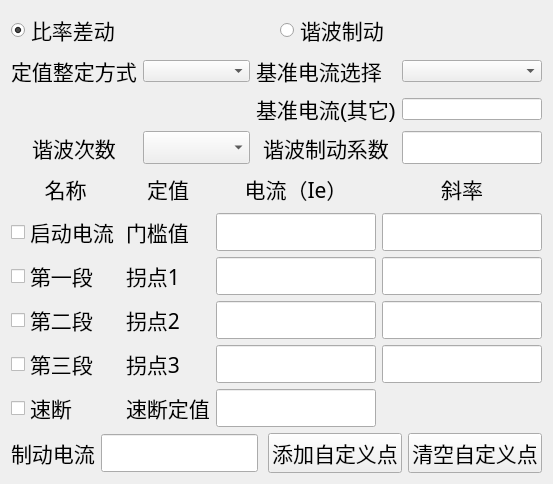
<?xml version="1.0" encoding="UTF-8"?>
<ui version="4.0">
 <class>QCharEditWidget_Diff</class>
 <widget class="QWidget" name="QCharEditWidget_Diff">
  <property name="geometry">
   <rect>
    <x>0</x>
    <y>0</y>
    <width>553</width>
    <height>484</height>
   </rect>
  </property>
  <property name="windowTitle">
   <string>QCharEditWidget_Diff</string>
  </property>
  <layout class="QVBoxLayout" name="verticalLayout">
   <item>
    <layout class="QHBoxLayout" name="horizontalLayout">
     <item>
      <widget class="QRadioButton" name="m_radioNormal">
       <property name="font">
        <font>
         <pointsize>16</pointsize>
        </font>
       </property>
       <property name="text">
        <string>比率差动</string>
       </property>
       <property name="checked">
        <bool>true</bool>
       </property>
      </widget>
     </item>
     <item>
      <widget class="QRadioButton" name="m_radioHarm">
       <property name="font">
        <font>
         <pointsize>16</pointsize>
        </font>
       </property>
       <property name="text">
        <string>谐波制动</string>
       </property>
      </widget>
     </item>
    </layout>
   </item>
   <item>
    <layout class="QGridLayout" name="gridLayout">
     <item row="0" column="1">
      <widget class="QDataTypeComboBox" name="m_cbSettingMinAxis"/>
     </item>
     <item row="0" column="0">
      <widget class="QLabel" name="m_lbSettingMinAxis">
       <property name="font">
        <font>
         <pointsize>16</pointsize>
        </font>
       </property>
       <property name="text">
        <string>定值整定方式</string>
       </property>
      </widget>
     </item>
     <item row="0" column="2">
      <widget class="QLabel" name="m_lbInSel">
       <property name="font">
        <font>
         <pointsize>16</pointsize>
        </font>
       </property>
       <property name="text">
        <string>基准电流选择</string>
       </property>
      </widget>
     </item>
     <item row="0" column="3">
      <widget class="QDataTypeComboBox" name="m_cbInSel"/>
     </item>
     <item row="1" column="2">
      <widget class="QLabel" name="m_lbInSet">
       <property name="font">
        <font>
         <pointsize>16</pointsize>
        </font>
       </property>
       <property name="text">
        <string>基准电流(其它)</string>
       </property>
      </widget>
     </item>
     <item row="1" column="3">
      <widget class="QSttLineEdit" name="m_editInSet"/>
     </item>
     <item row="2" column="1">
      <widget class="QDataTypeComboBox" name="m_cbHarmIndex">
       <property name="font">
        <font>
         <pointsize>16</pointsize>
        </font>
       </property>
      </widget>
     </item>
     <item row="2" column="0">
      <widget class="QLabel" name="m_lbHarmIndex">
       <property name="font">
        <font>
         <pointsize>16</pointsize>
        </font>
       </property>
       <property name="text">
        <string>谐波次数</string>
       </property>
       <property name="alignment">
        <set>Qt::AlignCenter</set>
       </property>
      </widget>
     </item>
     <item row="2" column="2">
      <widget class="QLabel" name="m_lbHarmCoef">
       <property name="font">
        <font>
         <pointsize>16</pointsize>
        </font>
       </property>
       <property name="text">
        <string>谐波制动系数</string>
       </property>
       <property name="alignment">
        <set>Qt::AlignCenter</set>
       </property>
      </widget>
     </item>
     <item row="2" column="3">
      <widget class="QSttLineEdit" name="m_editHarmCoef">
       <property name="font">
        <font>
         <pointsize>16</pointsize>
        </font>
       </property>
      </widget>
     </item>
    </layout>
   </item>
   <item>
    <layout class="QVBoxLayout" name="m_layoutVert">
     <item>
      <layout class="QGridLayout" name="m_layGridParas">
       <item row="1" column="2">
        <widget class="QSttLineEdit" name="m_edtSet_Istart">
         <property name="font">
          <font>
           <family>Agency FB</family>
           <pointsize>16</pointsize>
          </font>
         </property>
        </widget>
       </item>
       <item row="1" column="3">
        <widget class="QSttLineEdit" name="m_edtSet_Kstart">
         <property name="font">
          <font>
           <family>Agency FB</family>
           <pointsize>16</pointsize>
          </font>
         </property>
        </widget>
       </item>
       <item row="1" column="1">
        <widget class="QLabel" name="m_lblTitleStart">
         <property name="font">
          <font>
           <family>Agency FB</family>
           <pointsize>16</pointsize>
          </font>
         </property>
         <property name="text">
          <string>门槛值</string>
         </property>
        </widget>
       </item>
       <item row="0" column="2">
        <widget class="QLabel" name="m_lblTitleCurr">
         <property name="font">
          <font>
           <family>Agency FB</family>
           <pointsize>16</pointsize>
          </font>
         </property>
         <property name="text">
          <string>电流（Ie）</string>
         </property>
         <property name="alignment">
          <set>Qt::AlignCenter</set>
         </property>
        </widget>
       </item>
       <item row="0" column="3">
        <widget class="QLabel" name="m_lblTitleK">
         <property name="font">
          <font>
           <family>Agency FB</family>
           <pointsize>16</pointsize>
          </font>
         </property>
         <property name="layoutDirection">
          <enum>Qt::LeftToRight</enum>
         </property>
         <property name="text">
          <string>斜率</string>
         </property>
         <property name="alignment">
          <set>Qt::AlignCenter</set>
         </property>
        </widget>
       </item>
       <item row="2" column="0">
        <widget class="QSttCheckBox" name="m_chkLine1">
         <property name="font">
          <font>
           <family>Agency FB</family>
           <pointsize>16</pointsize>
          </font>
         </property>
         <property name="text">
          <string>第一段</string>
         </property>
        </widget>
       </item>
       <item row="2" column="2">
        <widget class="QSttLineEdit" name="m_edtSet_Ip1">
         <property name="font">
          <font>
           <family>Agency FB</family>
           <pointsize>16</pointsize>
          </font>
         </property>
        </widget>
       </item>
       <item row="2" column="1">
        <widget class="QLabel" name="m_lblTitleLine1">
         <property name="font">
          <font>
           <family>Agency FB</family>
           <pointsize>16</pointsize>
          </font>
         </property>
         <property name="text">
          <string>拐点1</string>
         </property>
        </widget>
       </item>
       <item row="2" column="3">
        <widget class="QSttLineEdit" name="m_edtSet_K1">
         <property name="font">
          <font>
           <family>Agency FB</family>
           <pointsize>16</pointsize>
          </font>
         </property>
        </widget>
       </item>
       <item row="1" column="0">
        <widget class="QSttCheckBox" name="m_chkStart">
         <property name="font">
          <font>
           <family>Agency FB</family>
           <pointsize>16</pointsize>
          </font>
         </property>
         <property name="text">
          <string>启动电流</string>
         </property>
        </widget>
       </item>
       <item row="4" column="0">
        <widget class="QSttCheckBox" name="m_chkLine3">
         <property name="font">
          <font>
           <family>Agency FB</family>
           <pointsize>16</pointsize>
          </font>
         </property>
         <property name="text">
          <string>第三段</string>
         </property>
        </widget>
       </item>
       <item row="3" column="0">
        <widget class="QSttCheckBox" name="m_chkLine2">
         <property name="font">
          <font>
           <family>Agency FB</family>
           <pointsize>16</pointsize>
          </font>
         </property>
         <property name="text">
          <string>第二段</string>
         </property>
        </widget>
       </item>
       <item row="5" column="0">
        <widget class="QSttCheckBox" name="m_chkLineSd">
         <property name="font">
          <font>
           <family>Agency FB</family>
           <pointsize>16</pointsize>
          </font>
         </property>
         <property name="text">
          <string>速断</string>
         </property>
        </widget>
       </item>
       <item row="3" column="1">
        <widget class="QLabel" name="m_lblTitleLine2">
         <property name="font">
          <font>
           <family>Agency FB</family>
           <pointsize>16</pointsize>
          </font>
         </property>
         <property name="text">
          <string>拐点2</string>
         </property>
        </widget>
       </item>
       <item row="4" column="1">
        <widget class="QLabel" name="m_lblTitleLine3">
         <property name="font">
          <font>
           <family>Agency FB</family>
           <pointsize>16</pointsize>
          </font>
         </property>
         <property name="text">
          <string>拐点3</string>
         </property>
        </widget>
       </item>
       <item row="5" column="1">
        <widget class="QLabel" name="m_lblTitleLineSd">
         <property name="font">
          <font>
           <family>Agency FB</family>
           <pointsize>16</pointsize>
          </font>
         </property>
         <property name="text">
          <string>速断定值</string>
         </property>
        </widget>
       </item>
       <item row="3" column="2">
        <widget class="QSttLineEdit" name="m_edtSet_Ip2">
         <property name="font">
          <font>
           <family>Agency FB</family>
           <pointsize>16</pointsize>
          </font>
         </property>
        </widget>
       </item>
       <item row="4" column="2">
        <widget class="QSttLineEdit" name="m_edtSet_Ip3">
         <property name="font">
          <font>
           <family>Agency FB</family>
           <pointsize>16</pointsize>
          </font>
         </property>
        </widget>
       </item>
       <item row="5" column="2">
        <widget class="QSttLineEdit" name="m_edtSet_Isd">
         <property name="font">
          <font>
           <family>Agency FB</family>
           <pointsize>16</pointsize>
          </font>
         </property>
        </widget>
       </item>
       <item row="3" column="3">
        <widget class="QSttLineEdit" name="m_edtSet_K2">
         <property name="font">
          <font>
           <family>Agency FB</family>
           <pointsize>16</pointsize>
          </font>
         </property>
        </widget>
       </item>
       <item row="4" column="3">
        <widget class="QSttLineEdit" name="m_edtSet_K3">
         <property name="font">
          <font>
           <family>Agency FB</family>
           <pointsize>16</pointsize>
          </font>
         </property>
        </widget>
       </item>
       <item row="0" column="0">
        <widget class="QLabel" name="m_lbName">
         <property name="font">
          <font>
           <pointsize>16</pointsize>
          </font>
         </property>
         <property name="text">
          <string>名称</string>
         </property>
         <property name="alignment">
          <set>Qt::AlignCenter</set>
         </property>
        </widget>
       </item>
       <item row="0" column="1">
        <widget class="QLabel" name="m_lbSetting">
         <property name="font">
          <font>
           <pointsize>16</pointsize>
          </font>
         </property>
         <property name="text">
          <string>定值</string>
         </property>
         <property name="alignment">
          <set>Qt::AlignCenter</set>
         </property>
        </widget>
       </item>
      </layout>
     </item>
     <item>
      <layout class="QHBoxLayout" name="m_layUser">
       <item>
        <widget class="QLabel" name="m_lbIdValue">
         <property name="font">
          <font>
           <family>Agency FB</family>
           <pointsize>16</pointsize>
          </font>
         </property>
         <property name="text">
          <string>制动电流</string>
         </property>
        </widget>
       </item>
       <item>
        <widget class="QSttLineEdit" name="m_editSet_IdValue">
         <property name="font">
          <font>
           <family>Agency FB</family>
           <pointsize>16</pointsize>
          </font>
         </property>
        </widget>
       </item>
       <item>
        <spacer name="horizontalSpacer">
         <property name="orientation">
          <enum>Qt::Horizontal</enum>
         </property>
         <property name="sizeHint" stdset="0">
          <size>
           <width>40</width>
           <height>20</height>
          </size>
         </property>
        </spacer>
       </item>
       <item>
        <widget class="QPushButton" name="m_btnUserAdd">
         <property name="font">
          <font>
           <pointsize>16</pointsize>
          </font>
         </property>
         <property name="text">
          <string>添加自定义点</string>
         </property>
        </widget>
       </item>
       <item>
        <widget class="QPushButton" name="m_btnUserClear">
         <property name="font">
          <font>
           <pointsize>16</pointsize>
          </font>
         </property>
         <property name="text">
          <string>清空自定义点</string>
         </property>
        </widget>
       </item>
      </layout>
     </item>
    </layout>
   </item>
  </layout>
 </widget>
 <layoutdefault spacing="6" margin="11"/>
 <customwidgets>
  <customwidget>
   <class>QSttLineEdit</class>
   <extends>QLineEdit</extends>
   <header location="global">../Module/UI/Controls/SttLineEdit.h</header>
  </customwidget>
  <customwidget>
   <class>QSttCheckBox</class>
   <extends>QCheckBox</extends>
   <header>../Module/UI/Controls/SttCheckBox.h</header>
  </customwidget>
  <customwidget>
   <class>QDataTypeComboBox</class>
   <extends>QComboBox</extends>
   <header>../Module/UI/Module/CommonCtrl_QT/QDataTypeComboBox.h</header>
  </customwidget>
 </customwidgets>
 <resources/>
 <connections/>
</ui>
